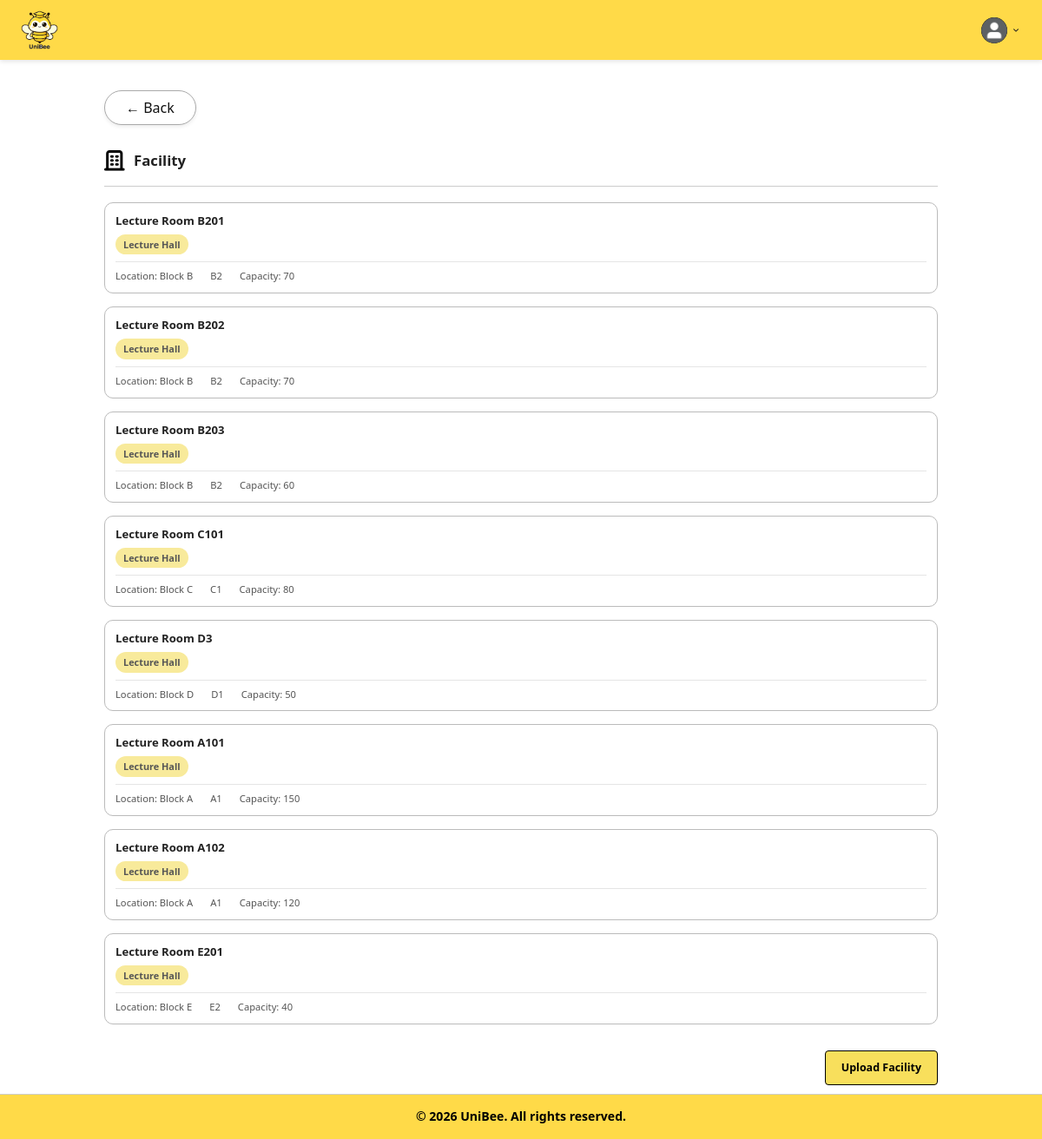
Page /boundary/uploadFacilityListPage.php (signed in) on the committed database.
### tables this page shows
CREATE TABLE Facilities (
    id INT PRIMARY KEY AUTO_INCREMENT,
    universityId INT NOT NULL,
    floorId INT,
    name VARCHAR(255) NOT NULL,
    roomCode VARCHAR(100),
    type ENUM('study room', 'gym', 'lecture hall', 'lab', 'classroom') DEFAULT 'study room',
    description TEXT,
    location VARCHAR(255),
    blockFloor VARCHAR(100),
    capacity INT,
    status VARCHAR(50) DEFAULT 'active',
    createdAt DATETIME DEFAULT CURRENT_TIMESTAMP,
    updatedAt DATETIME DEFAULT CURRENT_TIMESTAMP ON UPDATE CURRENT_TIMESTAMP,
    FOREIGN KEY (universityId) REFERENCES Universities(id) ON DELETE CASCADE,
    FOREIGN KEY (floorId) REFERENCES CampusFloors(id) ON DELETE SET NULL
);

### entity/facilities.php (called while the page is built, shortened)
<?php
class Facilities
{
    public function getFacilitiesByUniversity($universityId)
    {
        $database = new Database();
        $db = $database->connect();
        $sql = "SELECT
                    id,
                    universityId,
                    name,
                    type,
                    description,
                    location,
                    blockFloor,
                    capacity,
                    status,
                    createdAt,
                    updatedAt
                FROM Facilities
                WHERE universityId = ?
                ORDER BY id ASC";
        $stmt = $db->prepare($sql);
        $stmt->execute([$universityId]);
        return $stmt->fetchAll(PDO::FETCH_ASSOC);
    }
}
?>

### controller/manageUniversityInformationController.php (called while the page is built, shortened)
<?php
require_once "../entity/facilities.php";
class ManageUniversityInformationController
{
    private $facilities;
    public function __construct()
    {
        $this->facilities       = new Facilities();
    }
    public function getFacilityList($universityId)
    {
        return $this->facilities->getFacilitiesByUniversity($universityId);
    }
}

### boundary/uploadFacilityListPage.php (the view, shortened to what this page needs)
<?php
require_once "../controller/manageUniversityInformationController.php";
$universityId = $_SESSION['university_id'] ?? null;
$facilities = [];
if ($universityId !== null) {
    $controller = new ManageUniversityInformationController();
    $facilities = $controller->getFacilityList(
        $universityId
    );
}
?>
<!DOCTYPE html>
<html lang="en">
<head>
    <link rel="stylesheet" href="../style.css">
</head>
<body>
    <header class="header">
        <div class="logo-container">
            <img
                src="../images/uniBeeLogo.png"
                alt="UniBee Logo"
            >
        </div>
        <div class="dashboard-header-right">
            <div class="profile-dropdown">
                <div
                    class="profile-container"
                    onclick="toggleDropdown()"
                >
                    <img
                        src="../images/profilePic.png"
                        alt="Profile"
                        class="profile-icon"
                    >
                    <img
                        src="../images/dropdown.png"
                        alt="Menu"
                        class="dropdown-arrow"
                    >
                </div>
            </div>
        </div>
    </header>
    <main class="facility-list-page">
        <div class="profile-header">
            <a
                href="ManageUniversityInformationPage.php"
                class="btn-back"
            >
                &#8592; Back
            </a>
        </div>
        <section class="facility-header">
            <img
                src="../images/facilityBooking.png"
                alt="Facility"
            >
            <h1>
                Facility
            </h1>
        </section>
        <?php if (empty($facilities)): ?>
            <div class="empty-message">
                No facility has been uploaded yet.
            </div>
        <?php else: ?>
            <div class="facility-list">
                <?php foreach ($facilities as $facility): ?>
                    <div class="facility-row">
                        <div class="facility-main">
                            <span class="facility-name">
                                <?php echo htmlspecialchars($facility['name']); ?>
                            </span>
                            <span class="facility-type">
                                <?php echo htmlspecialchars($facility['type']); ?>
                            </span>
                        </div>
                        <div class="facility-details">
                            <?php if (!empty($facility['location'])): ?>
                                <span>
                                    Location:
                                    <?php echo htmlspecialchars($facility['location']); ?>
                                </span>
                            <?php endif; ?>
                            <?php if (!empty($facility['blockFloor'])): ?>
                                <span>
                                    <?php echo htmlspecialchars($facility['blockFloor']); ?>
                                </span>
                            <?php endif; ?>
                            <?php
                            if (
                                isset($facility['capacity']) &&
                                $facility['capacity'] !== ''
                            ): ?>
                                <span>
                                    Capacity:
                                    <?php echo htmlspecialchars($facility['capacity']); ?>
                                </span>
                            <?php endif; ?>
                        </div>
                    </div>
                <?php endforeach; ?>
            </div>
        <?php endif; ?>
        <div class="upload-facility-container">
            <a
                href="UploadListPage.php?type=facility"
                class="upload-facility-button"
            >
                Upload Facility
            </a>
        </div>
    </main>
    <footer>
        <div class="footer-bottom-bar">
            &copy; 2026 UniBee. All rights reserved.
        </div>
    </footer>
</body>
</html>

### rows in the picture
facilities: name "Lecture Room B201", type "Lecture Hall", location "Block B", blockFloor "B2", capacity "70"
facilities: name "Lecture Room B202", type "Lecture Hall", location "Block B", blockFloor "B2", capacity "70"
facilities: name "Lecture Room B203", type "Lecture Hall", location "Block B", blockFloor "B2", capacity "60"
facilities: name "Lecture Room C101", type "Lecture Hall", location "Block C", blockFloor "C1", capacity "80"
facilities: name "Lecture Room D3", type "Lecture Hall", location "Block D", blockFloor "D1", capacity "50"
facilities: name "Lecture Room A101", type "Lecture Hall", location "Block A", blockFloor "A1", capacity "150"
facilities: name "Lecture Room A102", type "Lecture Hall", location "Block A", blockFloor "A1", capacity "120"
facilities: name "Lecture Room E201", type "Lecture Hall", location "Block E", blockFloor "E2", capacity "40"
